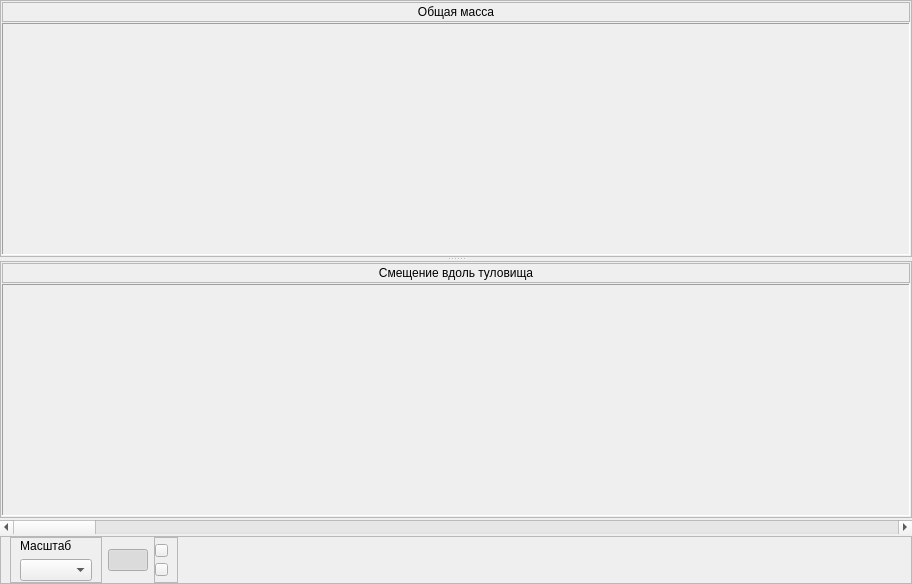
<?xml version="1.0" encoding="UTF-8"?>
<ui version="4.0">
 <class>WPGraphAnalysisVisualWidget</class>
 <widget class="QWidget" name="WPGraphAnalysisVisualWidget">
  <property name="geometry">
   <rect>
    <x>0</x>
    <y>0</y>
    <width>912</width>
    <height>584</height>
   </rect>
  </property>
  <property name="windowTitle">
   <string>Form</string>
  </property>
  <layout class="QVBoxLayout" name="verticalLayout">
   <property name="spacing">
    <number>2</number>
   </property>
   <property name="leftMargin">
    <number>0</number>
   </property>
   <property name="topMargin">
    <number>0</number>
   </property>
   <property name="rightMargin">
    <number>0</number>
   </property>
   <property name="bottomMargin">
    <number>0</number>
   </property>
   <item>
    <widget class="QSplitter" name="splitter">
     <property name="orientation">
      <enum>Qt::Vertical</enum>
     </property>
     <widget class="QFrame" name="frZ">
      <property name="frameShape">
       <enum>QFrame::StyledPanel</enum>
      </property>
      <property name="frameShadow">
       <enum>QFrame::Raised</enum>
      </property>
      <layout class="QVBoxLayout" name="verticalLayout_2">
       <property name="spacing">
        <number>1</number>
       </property>
       <property name="leftMargin">
        <number>1</number>
       </property>
       <property name="topMargin">
        <number>1</number>
       </property>
       <property name="rightMargin">
        <number>1</number>
       </property>
       <property name="bottomMargin">
        <number>1</number>
       </property>
       <item>
        <widget class="QFrame" name="frZTitle">
         <property name="sizePolicy">
          <sizepolicy hsizetype="Preferred" vsizetype="Fixed">
           <horstretch>0</horstretch>
           <verstretch>0</verstretch>
          </sizepolicy>
         </property>
         <property name="frameShape">
          <enum>QFrame::StyledPanel</enum>
         </property>
         <property name="frameShadow">
          <enum>QFrame::Raised</enum>
         </property>
         <layout class="QHBoxLayout" name="horizontalLayout">
          <property name="topMargin">
           <number>2</number>
          </property>
          <property name="bottomMargin">
           <number>2</number>
          </property>
          <item>
           <widget class="QLabel" name="lblZTitle">
            <property name="text">
             <string>Общая масса</string>
            </property>
            <property name="alignment">
             <set>Qt::AlignCenter</set>
            </property>
           </widget>
          </item>
         </layout>
        </widget>
       </item>
       <item>
        <widget class="QFrame" name="frZSignal">
         <property name="frameShape">
          <enum>QFrame::Panel</enum>
         </property>
         <property name="frameShadow">
          <enum>QFrame::Sunken</enum>
         </property>
         <layout class="QVBoxLayout" name="verticalLayout_4">
          <property name="leftMargin">
           <number>0</number>
          </property>
          <property name="topMargin">
           <number>0</number>
          </property>
          <property name="rightMargin">
           <number>0</number>
          </property>
          <property name="bottomMargin">
           <number>0</number>
          </property>
          <item>
           <widget class="AreaGraph" name="wgtAreaZ" native="true"/>
          </item>
         </layout>
        </widget>
       </item>
      </layout>
     </widget>
     <widget class="QFrame" name="frY">
      <property name="frameShape">
       <enum>QFrame::StyledPanel</enum>
      </property>
      <property name="frameShadow">
       <enum>QFrame::Raised</enum>
      </property>
      <layout class="QVBoxLayout" name="verticalLayout_3">
       <property name="spacing">
        <number>1</number>
       </property>
       <property name="leftMargin">
        <number>1</number>
       </property>
       <property name="topMargin">
        <number>1</number>
       </property>
       <property name="rightMargin">
        <number>1</number>
       </property>
       <property name="bottomMargin">
        <number>1</number>
       </property>
       <item>
        <widget class="QFrame" name="frYTitle">
         <property name="sizePolicy">
          <sizepolicy hsizetype="Preferred" vsizetype="Fixed">
           <horstretch>0</horstretch>
           <verstretch>0</verstretch>
          </sizepolicy>
         </property>
         <property name="frameShape">
          <enum>QFrame::StyledPanel</enum>
         </property>
         <property name="frameShadow">
          <enum>QFrame::Raised</enum>
         </property>
         <layout class="QHBoxLayout" name="horizontalLayout_2">
          <property name="topMargin">
           <number>2</number>
          </property>
          <property name="bottomMargin">
           <number>2</number>
          </property>
          <item>
           <widget class="QLabel" name="lblYTitle">
            <property name="sizePolicy">
             <sizepolicy hsizetype="Preferred" vsizetype="Preferred">
              <horstretch>0</horstretch>
              <verstretch>0</verstretch>
             </sizepolicy>
            </property>
            <property name="text">
             <string>Смещение вдоль туловища</string>
            </property>
            <property name="alignment">
             <set>Qt::AlignCenter</set>
            </property>
           </widget>
          </item>
         </layout>
        </widget>
       </item>
       <item>
        <widget class="QFrame" name="frYSignal">
         <property name="frameShape">
          <enum>QFrame::Panel</enum>
         </property>
         <property name="frameShadow">
          <enum>QFrame::Sunken</enum>
         </property>
         <layout class="QVBoxLayout" name="verticalLayout_5">
          <property name="leftMargin">
           <number>0</number>
          </property>
          <property name="topMargin">
           <number>0</number>
          </property>
          <property name="rightMargin">
           <number>0</number>
          </property>
          <property name="bottomMargin">
           <number>0</number>
          </property>
          <item>
           <widget class="AreaGraph" name="wgtAreaY" native="true"/>
          </item>
         </layout>
        </widget>
       </item>
      </layout>
     </widget>
    </widget>
   </item>
   <item>
    <widget class="QScrollBar" name="sbSignal">
     <property name="orientation">
      <enum>Qt::Horizontal</enum>
     </property>
    </widget>
   </item>
   <item>
    <widget class="QFrame" name="frTools">
     <property name="sizePolicy">
      <sizepolicy hsizetype="Preferred" vsizetype="Fixed">
       <horstretch>0</horstretch>
       <verstretch>0</verstretch>
      </sizepolicy>
     </property>
     <property name="frameShape">
      <enum>QFrame::StyledPanel</enum>
     </property>
     <property name="frameShadow">
      <enum>QFrame::Raised</enum>
     </property>
     <layout class="QHBoxLayout" name="horizontalLayout_3">
      <property name="topMargin">
       <number>0</number>
      </property>
      <property name="bottomMargin">
       <number>0</number>
      </property>
      <item>
       <widget class="QFrame" name="frScale">
        <property name="frameShape">
         <enum>QFrame::StyledPanel</enum>
        </property>
        <property name="frameShadow">
         <enum>QFrame::Raised</enum>
        </property>
        <layout class="QVBoxLayout" name="verticalLayout_6">
         <property name="topMargin">
          <number>1</number>
         </property>
         <property name="bottomMargin">
          <number>1</number>
         </property>
         <item>
          <widget class="QLabel" name="lblScale">
           <property name="text">
            <string>Масштаб</string>
           </property>
          </widget>
         </item>
         <item>
          <widget class="QComboBox" name="cbScale">
           <property name="maxVisibleItems">
            <number>15</number>
           </property>
          </widget>
         </item>
        </layout>
       </widget>
      </item>
      <item>
       <widget class="QPushButton" name="btnFullSignal">
        <property name="text">
         <string/>
        </property>
        <property name="icon">
         <iconset resource="../../../../../kernel.qrc">
          <normaloff>:/images/Tools/FullSignal.png</normaloff>:/images/Tools/FullSignal.png</iconset>
        </property>
        <property name="iconSize">
         <size>
          <width>22</width>
          <height>22</height>
         </size>
        </property>
        <property name="checkable">
         <bool>true</bool>
        </property>
        <property name="checked">
         <bool>true</bool>
        </property>
       </widget>
      </item>
      <item>
       <widget class="QFrame" name="frFullSignal">
        <property name="frameShape">
         <enum>QFrame::StyledPanel</enum>
        </property>
        <property name="frameShadow">
         <enum>QFrame::Raised</enum>
        </property>
        <layout class="QVBoxLayout" name="verticalLayout_7">
         <property name="spacing">
          <number>0</number>
         </property>
         <property name="leftMargin">
          <number>0</number>
         </property>
         <property name="topMargin">
          <number>0</number>
         </property>
         <property name="bottomMargin">
          <number>0</number>
         </property>
         <item>
          <widget class="QPushButton" name="btnHScalePlus">
           <property name="maximumSize">
            <size>
             <width>13</width>
             <height>13</height>
            </size>
           </property>
           <property name="text">
            <string/>
           </property>
           <property name="icon">
            <iconset resource="../../../../../kernel.qrc">
             <normaloff>:/images/Tools/Plus_10.png</normaloff>:/images/Tools/Plus_10.png</iconset>
           </property>
           <property name="iconSize">
            <size>
             <width>9</width>
             <height>9</height>
            </size>
           </property>
          </widget>
         </item>
         <item>
          <widget class="QPushButton" name="btnHScaleMinus">
           <property name="maximumSize">
            <size>
             <width>13</width>
             <height>13</height>
            </size>
           </property>
           <property name="text">
            <string/>
           </property>
           <property name="icon">
            <iconset resource="../../../../../kernel.qrc">
             <normaloff>:/images/Tools/Minus_10.png</normaloff>:/images/Tools/Minus_10.png</iconset>
           </property>
           <property name="iconSize">
            <size>
             <width>10</width>
             <height>10</height>
            </size>
           </property>
          </widget>
         </item>
        </layout>
       </widget>
      </item>
      <item>
       <spacer name="horizontalSpacer">
        <property name="orientation">
         <enum>Qt::Horizontal</enum>
        </property>
        <property name="sizeHint" stdset="0">
         <size>
          <width>713</width>
          <height>20</height>
         </size>
        </property>
       </spacer>
      </item>
     </layout>
    </widget>
   </item>
  </layout>
 </widget>
 <customwidgets>
  <customwidget>
   <class>AreaGraph</class>
   <extends>QWidget</extends>
   <header location="global">areagraph.h</header>
   <container>1</container>
  </customwidget>
 </customwidgets>
 <resources>
  <include location="../../../../../kernel.qrc"/>
 </resources>
 <connections>
  <connection>
   <sender>cbScale</sender>
   <signal>currentIndexChanged(int)</signal>
   <receiver>WPGraphAnalysisVisualWidget</receiver>
   <slot>scaleChange(int)</slot>
   <hints>
    <hint type="sourcelabel">
     <x>43</x>
     <y>569</y>
    </hint>
    <hint type="destinationlabel">
     <x>914</x>
     <y>322</y>
    </hint>
   </hints>
  </connection>
  <connection>
   <sender>btnFullSignal</sender>
   <signal>clicked(bool)</signal>
   <receiver>WPGraphAnalysisVisualWidget</receiver>
   <slot>btnFulSignalClicked(bool)</slot>
   <hints>
    <hint type="sourcelabel">
     <x>123</x>
     <y>561</y>
    </hint>
    <hint type="destinationlabel">
     <x>914</x>
     <y>356</y>
    </hint>
   </hints>
  </connection>
  <connection>
   <sender>btnHScalePlus</sender>
   <signal>clicked()</signal>
   <receiver>WPGraphAnalysisVisualWidget</receiver>
   <slot>btnPlusClicked()</slot>
   <hints>
    <hint type="sourcelabel">
     <x>160</x>
     <y>554</y>
    </hint>
    <hint type="destinationlabel">
     <x>915</x>
     <y>385</y>
    </hint>
   </hints>
  </connection>
  <connection>
   <sender>btnHScaleMinus</sender>
   <signal>clicked(bool)</signal>
   <receiver>WPGraphAnalysisVisualWidget</receiver>
   <slot>btnMinusClicked()</slot>
   <hints>
    <hint type="sourcelabel">
     <x>160</x>
     <y>564</y>
    </hint>
    <hint type="destinationlabel">
     <x>915</x>
     <y>413</y>
    </hint>
   </hints>
  </connection>
  <connection>
   <sender>sbSignal</sender>
   <signal>valueChanged(int)</signal>
   <receiver>WPGraphAnalysisVisualWidget</receiver>
   <slot>signalScroll(int)</slot>
   <hints>
    <hint type="sourcelabel">
     <x>205</x>
     <y>518</y>
    </hint>
    <hint type="destinationlabel">
     <x>914</x>
     <y>456</y>
    </hint>
   </hints>
  </connection>
 </connections>
 <slots>
  <slot>scaleChange(int)</slot>
  <slot>btnFulSignalClicked(bool)</slot>
  <slot>btnPlusClicked()</slot>
  <slot>btnMinusClicked()</slot>
  <slot>signalScroll(int)</slot>
 </slots>
</ui>
